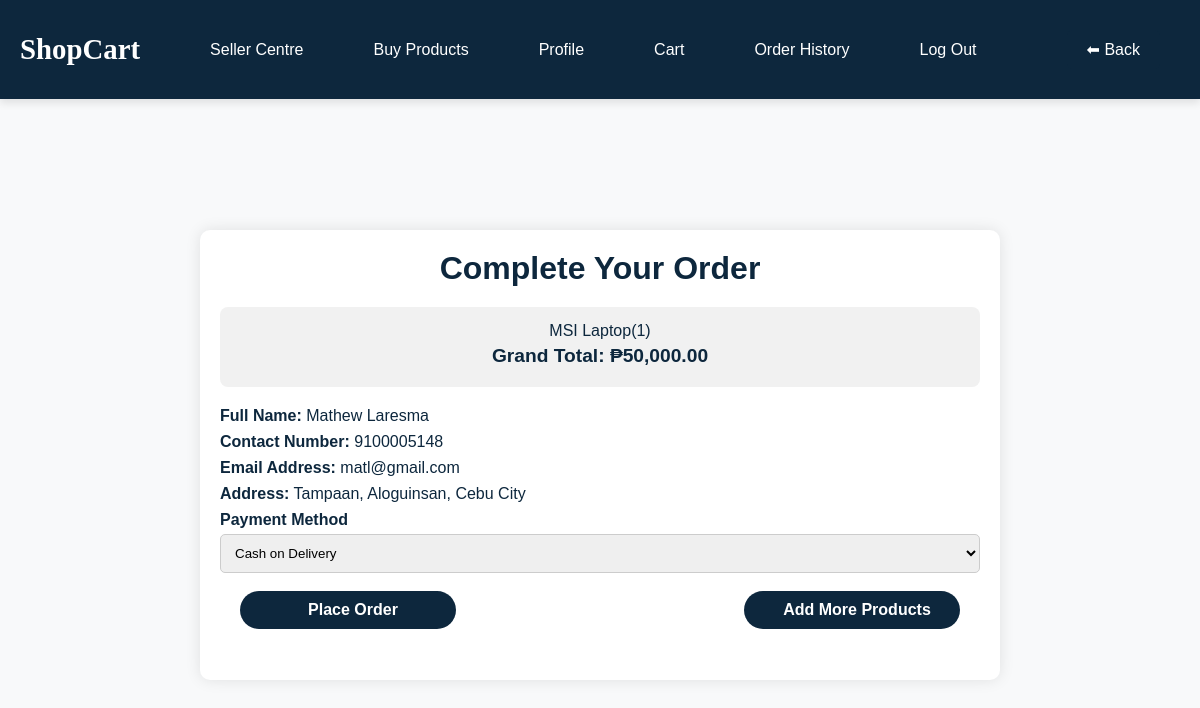
The page /Buyer/checkout.php (signed in) on the database its author committed.
### tables this page shows
CREATE TABLE `cart` (
  `product_id` int(11) NOT NULL,
  `item_name` varchar(100) NOT NULL,
  `item_image` longblob NOT NULL,
  `item_price` int(11) NOT NULL,
  `item_quantity` int(11) NOT NULL
);

CREATE TABLE `buyers` (
  `id` int(11) NOT NULL,
  `fname` varchar(50) NOT NULL,
  `lname` varchar(50) NOT NULL,
  `email` varchar(30) NOT NULL,
  `password` varchar(255) NOT NULL,
  `contact_number` varchar(12) NOT NULL,
  `address` varchar(200) NOT NULL
);

### Classes/Buyer.php (called while the page is built, shortened)
<?php
class Buyer extends User{
    private $db;
    private $buyer_id;
    public function __construct($db, $buyer_id = 0) {
        $this->db = $db;
        $this->buyer_id = $buyer_id;
    }
    public function getProfileDetails() {
        $query = "SELECT fname, lname, contact_number, email, address FROM buyers WHERE id = ?";
        $stmt = mysqli_prepare($this->db, $query);
        mysqli_stmt_bind_param($stmt, "i", $this->buyer_id);
        mysqli_stmt_execute($stmt);
        mysqli_stmt_bind_result($stmt, $fname, $lname, $contact_number, $email, $address);
        return [
            'name' => htmlspecialchars($fname) . ' ' . htmlspecialchars($lname),
            'contact_number' => htmlspecialchars($contact_number),
            'email' => htmlspecialchars($email),
            'address' => htmlspecialchars($address),
        ];
    }
    public function isProfileComplete($profileDetails) {
        return $profileDetails['name'] && $profileDetails['contact_number'] && $profileDetails['email'] && $profileDetails['address'];
    }
}
?>

### Buyer/checkout.php (the view, shortened to what this page needs)
<?php
require_once __DIR__ . "/../Classes/Buyer.php";
$buyer_id = filter_var($_SESSION['buyer_id'], FILTER_SANITIZE_NUMBER_INT);
$buyer = new Buyer($connect, $buyer_id);
$buyerDetails = $buyer->getProfileDetails();
$is_profile_complete = $buyerDetails !== null && $buyer->isProfileComplete($buyerDetails);
?>
<!DOCTYPE html>
<html lang="en">
<head>
   <link rel="stylesheet" href="https://cdnjs.cloudflare.com/ajax/libs/font-awesome/6.0.0/css/all.min.css">
   <link rel="stylesheet" href="../css/checkout.css">
</head>
<body>
<div class="topnav">
    <h1><span>ShopCart</span></h1>
    <a href="../Seller/seller_sign_up.php">Seller Centre</a>
    <a href="buyer_page.php">Buy Products</a>
    <a href="buyer_profile.php" name="buyer_profile">Profile</a>
    <a href="cart.php">Cart</a>
    <a href="order_history.php" name="order_history">Order History</a>
    <a href="../log_out.php" name="log_out">Log Out</a>
<div style="margin: 20px;">
    <?php
    if (isset($_SERVER['HTTP_REFERER'])) {
        $previousPage = $_SERVER['HTTP_REFERER'];
        echo '<a href="' . htmlspecialchars($previousPage) . '" class="back-button">⬅ Back</a>';
    } else {
        echo '<a href="#" class="back-button disabled">⬅ Back</a>';
    }
    ?>
</div>
</div>
<div class="container">
<section class="checkout-form">
   <h1 class="heading">Complete Your Order</h1>
   <form action="" method="post">
   <div class="display-order">
      <?php
         $select_cart = mysqli_query($connect, "SELECT * FROM `cart`");
         $total = 0;
         if(mysqli_num_rows($select_cart) > 0){
            while($row = mysqli_fetch_assoc($select_cart)){
            $total_price = $row['item_price'] * $row['item_quantity'];
            $grand_total = $total += $total_price;
      ?>
      <p><?= $row['item_name']; ?>(<?= $row['item_quantity']; ?>)</p>
      <?php
         }
      }else{
         echo "<div class='display-order'><span>your cart is empty!</span></div>";
      }
      ?>
      <span class="grand-total"> Grand Total: ₱<?= number_format($total, 2); ?> </span>
   </div>
<?php if (!$is_profile_complete): ?>
    <?php
    header("Location: edit_buyer_profile.php");
    exit();
    ?>
<?php else: ?>
   <form action="" method="post">
    <div class="profile-details">
    <p><strong>Full Name:</strong> <?= htmlspecialchars($buyerDetails['name']) ?></p>
        <p><strong>Contact Number:</strong> <?= htmlspecialchars($buyerDetails['contact_number']) ?></p>
        <p><strong>Email Address:</strong> <?= htmlspecialchars($buyerDetails['email']) ?></p>
        <p><strong>Address:</strong> <?= htmlspecialchars($buyerDetails['address']) ?></p>
    </div>
<?php endif; ?>
      <div class="inputBox">
         <span>Payment Method</span>
         <select name="payment_method">
            <option value="cash on delivery" selected>Cash on Delivery</option>
         </select>
      </div>
      <div class="button_container">
      <input type="submit" value="Place Order" name="order" class="btn">
      <input type="submit" value="Add More Products" name="add_more_products" class="btn">
   </div>
   </div>
</body>
</html>

### css/checkout.css (style rules this page uses)
* { margin: 0; padding: 0; box-sizing: border-box; }
body { animation: transitionIn 1s; background-image: linear-gradientrgba(255, 255, 255, 0.75); background-size: cover; width: 100%; background-attachment: fixed; height: 100vh; }
.topnav { background-color: #0d273d; color: #fff; display: flex; justify-content: space-between; align-items: center; width: 100%; box-shadow: 0px 4px 8px rgba(0, 0, 0, 0.1); position: fixed; z-index: 1000; padding: 10px 20px; top: 0; left: 0; margin: 0; }
.topnav h1 { font-size: 1.8rem; margin: 10px 0; }
.topnav h1 span { color: #ffffff; font-weight: bold; font-family: Georgia, 'Times New Roman', Times, serif; margin: 10px 0; }
.topnav a { color: #fff; margin-left: 20px; text-decoration: none; font-size: 1rem; }
.back-button { padding: 10px 20px; background-color: #0d273d; color: white; text-decoration: none; font-size: 16px; border-radius: 5px; font-family: Arial, sans-serif; display: inline-block; cursor: pointer; }
* { margin: 0; padding: 0; box-sizing: border-box; font-family: 'Arial', sans-serif; }
body { background-color: #f8f9fa; color: #333; min-height: 100vh; display: flex; flex-direction: column; justify-content: center; align-items: center; }
.container { margin-top: 110px; max-width: 800px; width: 100%; padding: 20px; padding-bottom: 20px; background-color: white; border-radius: 10px; box-shadow: 0 0 15px rgba(0, 0, 0, 0.1); height: 450px; }
.heading { text-align: center; margin-bottom: 20px; font-size: 2rem; color: #0d273d; }
.display-order { background-color: #f1f1f1; padding: 15px; margin-bottom: 20px; border-radius: 8px; text-align: center; }
.display-order span { display: block; margin: 5px 0; font-weight: 600; }
.grand-total { font-size: 1.2rem; color: #ff6b6b; margin-top: 10px; }
.grand-total { color: #0d273d; }
.inputBox { flex: 1 1 calc(50% - 10px); margin-bottom: 15px; }
.inputBox span { display: block; margin-bottom: 5px; font-weight: 600; color: #0d273d; }
.inputBox input, .inputBox select { width: 100%; padding: 10px; border: 1px solid #ccc; border-radius: 5px; outline: none; transition: border-color 0.3s; }
p { color: #0d273d; }
option { background-color: #ffffff; color: #0d273d; }
.profile-details, .inputBox { margin-top: 20px; text-align: left; }
.profile-details p, .inputBox { font-size: 16px; margin: 8px 0; color: #0d273d; }
.profile-details p span, .inputBox { font-weight: bold; color:#0d273d; }
.button_container { display: flex; padding-bottom: 5px; align-items: center; padding: 10px 20px; justify-content: space-between; }
.btn { width: 30%; padding: 10px 10px; background-color: #0d273d; color: white; border: none; border-radius: 20px; font-size: 1rem; font-weight: bold; padding-left: 20px; cursor: pointer; padding-bottom: 10px; transition: background-color 0.3s; text-align: center; align-items: center; text-decoration: none; }

### rows shown on the page
cart: item_name "MSI Laptop", item_quantity "1"
buyers: contact_number "9100005148", email "matl@gmail.com", address "Tampaan, Aloguinsan, Cebu City"

### other values the page prints
$total "50,000.00"
$buyerDetails['name'] "Mathew Laresma"
